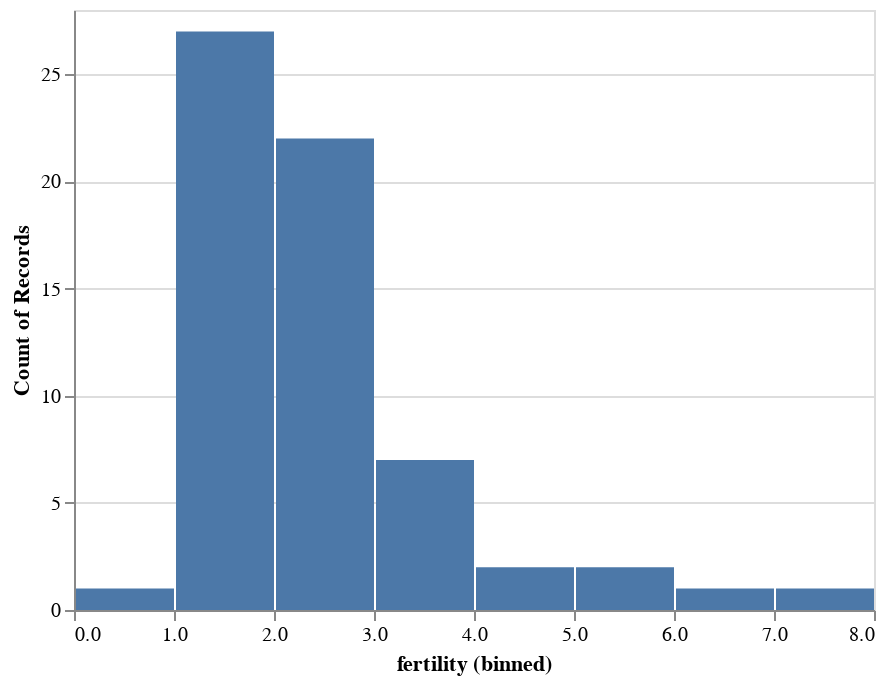

Notebook code for this chart:
### Code cell
alt.Chart(data2000).mark_bar().encode(alt.X("fertility:Q", bin=True), alt.Y("count()"))

### Figure 1 — Vega-Lite specification as saved in the notebook (floating-point values rounded to 4 significant figures)
{"config": {"view": {"continuousWidth": 400, "continuousHeight": 300}}, "data": {"name": "data-1995144a224b124d02c94b46e1662dfd"}, "mark": "bar", "encoding": {"x": {"type": "quantitative", "bin": true, "field": "fertility"}, "y": {"type": "quantitative", "aggregate": "count"}}, "$schema": "https://vega.github.io/schema/vega-lite/v4.8.1.json", "datasets": {"data-1995144a224b124d02c94b46e1662dfd": [{"year": 2000, "country": "Afghanistan", "cluster": 0, "pop": 23898198, "life_expect": 42.13, "fertility": 7.479, "jitter": -0.2713}, {"year": 2000, "country": "Argentina", "cluster": 3, "pop": 37497728, "life_expect": 74.34, "fertility": 2.35, "jitter": 0.4023}, {"year": 2000, "country": "Aruba", "cluster": 3, "pop": 69539, "life_expect": 73.45, "fertility": 2.124, "jitter": -0.3215}, {"year": 2000, "country": "Australia", "cluster": 4, "pop": 19164620, "life_expect": 80.37, "fertility": 1.756, "jitter": 0.384}, {"year": 2000, "country": "Austria", "cluster": 1, "pop": 8113413, "life_expect": 78.98, "fertility": 1.382, "jitter": 0.7348}, {"year": 2000, "country": "Bahamas", "cluster": 3, "pop": 290075, "life_expect": 71.07, "fertility": 2.111, "jitter": -1.049}, {"year": 2000, "country": "Bangladesh", "cluster": 0, "pop": 130406594, "life_expect": 62.01, "fertility": 3.224, "jitter": 0.2532}, {"year": 2000, "country": "Barbados", "cluster": 3, "pop": 273483, "life_expect": 75.97, "fertility": 1.5, "jitter": -0.4302}, {"year": 2000, "country": "Belgium", "cluster": 1, "pop": 10263618, "life_expect": 78.32, "fertility": 1.638, "jitter": -1.188}, {"year": 2000, "country": "Bolivia", "cluster": 3, "pop": 8152620, "life_expect": 63.88, "fertility": 3.958, "jitter": -1.283}, {"year": 2000, "country": "Brazil", "cluster": 3, "pop": 175552771, "life_expect": 71.01, "fertility": 2.345, "jitter": 0.8302}, {"year": 2000, "country": "Canada", "cluster": 3, "pop": 31278097, "life_expect": 79.77, "fertility": 1.522, "jitter": 1.615}, {"year": 2000, "country": "Chile", "cluster": 3, "pop": 15153450, "life_expect": 77.86, "fertility": 2.0, "jitter": 0.6303}, {"year": 2000, "country": "China", "cluster": 4, "pop": 1262645000, "life_expect": 72.03, "fertility": 1.7, "jitter": 1.763}, {"year": 2000, "country": "Colombia", "cluster": 3, "pop": 39685655, "life_expect": 71.68, "fertility": 2.47, "jitter": -1.227}, {"year": 2000, "country": "Costa Rica", "cluster": 3, "pop": 3710558, "life_expect": 78.12, "fertility": 2.281, "jitter": -0.5309}, {"year": 2000, "country": "Croatia", "cluster": 1, "pop": 4410830, "life_expect": 74.88, "fertility": 1.348, "jitter": -0.6819}, {"year": 2000, "country": "Cuba", "cluster": 3, "pop": 11134273, "life_expect": 77.16, "fertility": 1.63, "jitter": 0.3286}, {"year": 2000, "country": "Dominican Republic", "cluster": 3, "pop": 8385828, "life_expect": 70.85, "fertility": 2.95, "jitter": -3.074}, {"year": 2000, "country": "Ecuador", "cluster": 3, "pop": 12505204, "life_expect": 74.17, "fertility": 2.817, "jitter": 0.2453}, {"year": 2000, "country": "Egypt", "cluster": 5, "pop": 70492342, "life_expect": 69.81, "fertility": 3.174, "jitter": -1.182}, {"year": 2000, "country": "El Salvador", "cluster": 3, "pop": 6122515, "life_expect": 70.73, "fertility": 2.883, "jitter": 1.53}, {"year": 2000, "country": "Finland", "cluster": 1, "pop": 5168595, "life_expect": 78.37, "fertility": 1.754, "jitter": 1.069}, {"year": 2000, "country": "France", "cluster": 1, "pop": 59381628, "life_expect": 79.59, "fertility": 1.883, "jitter": 0.09156}, {"year": 2000, "country": "Georgia", "cluster": 1, "pop": 4777209, "life_expect": 70.48, "fertility": 1.478, "jitter": 0.05478}, {"year": 2000, "country": "Germany", "cluster": 1, "pop": 82187909, "life_expect": 78.67, "fertility": 1.346, "jitter": 0.589}, {"year": 2000, "country": "Greece", "cluster": 1, "pop": 10559110, "life_expect": 78.26, "fertility": 1.277, "jitter": 0.09663}, {"year": 2000, "country": "Grenada", "cluster": 3, "pop": 89312, "life_expect": 67.75, "fertility": 2.429, "jitter": -1.05}, {"year": 2000, "country": "Haiti", "cluster": 3, "pop": 7306302, "life_expect": 58.14, "fertility": 4.0, "jitter": 0.248}, {"year": 2000, "country": "Hong Kong", "cluster": 4, "pop": 6658720, "life_expect": 81.5, "fertility": 0.94, "jitter": 0.06767}, {"year": 2000, "country": "Iceland", "cluster": 1, "pop": 281043, "life_expect": 80.5, "fertility": 1.993, "jitter": 0.1423}, {"year": 2000, "country": "India", "cluster": 0, "pop": 1007702000, "life_expect": 62.88, "fertility": 3.113, "jitter": -0.542}, {"year": 2000, "country": "Indonesia", "cluster": 4, "pop": 206265000, "life_expect": 68.59, "fertility": 2.376, "jitter": -0.4656}, {"year": 2000, "country": "Iran", "cluster": 5, "pop": 65660289, "life_expect": 69.45, "fertility": 2.124, "jitter": -0.1511}, {"year": 2000, "country": "Iraq", "cluster": 5, "pop": 22675617, "life_expect": 57.05, "fertility": 4.858, "jitter": 0.2941}, {"year": 2000, "country": "Ireland", "cluster": 1, "pop": 3791690, "life_expect": 77.78, "fertility": 1.969, "jitter": 0.1956}, {"year": 2000, "country": "Israel", "cluster": 5, "pop": 5842454, "life_expect": 79.7, "fertility": 2.906, "jitter": -1.256}, {"year": 2000, "country": "Italy", "cluster": 1, "pop": 57719337, "life_expect": 80.24, "fertility": 1.286, "jitter": -0.2439}, {"year": 2000, "country": "Jamaica", "cluster": 3, "pop": 2615467, "life_expect": 72.05, "fertility": 2.628, "jitter": 0.04039}, {"year": 2000, "country": "Japan", "cluster": 4, "pop": 126699784, "life_expect": 82.0, "fertility": 1.291, "jitter": -0.4299}, {"year": 2000, "country": "Kenya", "cluster": 2, "pop": 29985839, "life_expect": 50.99, "fertility": 5.0, "jitter": -0.4404}, {"year": 2000, "country": "South Korea", "cluster": 4, "pop": 21647682, "life_expect": 66.66, "fertility": 1.917, "jitter": -0.2632}, {"year": 2000, "country": "North Korea", "cluster": 4, "pop": 47351083, "life_expect": 77.05, "fertility": 1.242, "jitter": 0.7496}, {"year": 2000, "country": "Lebanon", "cluster": 5, "pop": 3578036, "life_expect": 71.03, "fertility": 2.319, "jitter": -2.711}, {"year": 2000, "country": "Mexico", "cluster": 3, "pop": 99926620, "life_expect": 74.9, "fertility": 2.401, "jitter": 0.08162}, {"year": 2000, "country": "Netherlands", "cluster": 1, "pop": 15907853, "life_expect": 78.53, "fertility": 1.726, "jitter": -0.1224}, {"year": 2000, "country": "New Zealand", "cluster": 4, "pop": 3819762, "life_expect": 79.11, "fertility": 1.964, "jitter": -2.365}, {"year": 2000, "country": "Nigeria", "cluster": 2, "pop": 114306700, "life_expect": 46.61, "fertility": 5.845, "jitter": 0.2117}, {"year": 2000, "country": "Norway", "cluster": 1, "pop": 4492400, "life_expect": 79.05, "fertility": 1.801, "jitter": 0.6792}, {"year": 2000, "country": "Pakistan", "cluster": 0, "pop": 146342958, "life_expect": 63.61, "fertility": 3.994, "jitter": -1.186}, {"year": 2000, "country": "Peru", "cluster": 3, "pop": 25979722, "life_expect": 69.91, "fertility": 2.7, "jitter": -0.001854}, {"year": 2000, "country": "Philippines", "cluster": 4, "pop": 79739825, "life_expect": 70.3, "fertility": 3.544, "jitter": -0.9239}, {"year": 2000, "country": "Poland", "cluster": 1, "pop": 38654164, "life_expect": 74.67, "fertility": 1.251, "jitter": -0.9425}, {"year": 2000, "country": "Portugal", "cluster": 1, "pop": 10335597, "life_expect": 77.29, "fertility": 1.454, "jitter": 0.2946}, {"year": 2000, "country": "Rwanda", "cluster": 2, "pop": 7507056, "life_expect": 43.41, "fertility": 6.01, "jitter": 1.112}, {"year": 2000, "country": "Saudi Arabia", "cluster": 5, "pop": 23153090, "life_expect": 71.63, "fertility": 3.81, "jitter": 0.5245}, {"year": 2000, "country": "South Africa", "cluster": 2, "pop": 44066197, "life_expect": 53.37, "fertility": 2.802, "jitter": 0.1075}, {"year": 2000, "country": "Spain", "cluster": 1, "pop": 40016081, "life_expect": 79.78, "fertility": 1.287, "jitter": 3.134}, {"year": 2000, "country": "Switzerland", "cluster": 1, "pop": 7266920, "life_expect": 80.62, "fertility": 1.415, "jitter": -1.609}, {"year": 2000, "country": "Turkey", "cluster": 1, "pop": 65666677, "life_expect": 70.84, "fertility": 2.23, "jitter": -1.393}, {"year": 2000, "country": "United Kingdom", "cluster": 1, "pop": 59522468, "life_expect": 78.47, "fertility": 1.695, "jitter": -1.167}, {"year": 2000, "country": "United States", "cluster": 3, "pop": 282338631, "life_expect": 77.31, "fertility": 2.038, "jitter": -0.4673}, {"year": 2000, "country": "Venezuela", "cluster": 3, "pop": 23542649, "life_expect": 72.77, "fertility": 2.723, "jitter": -1.033}]}}
